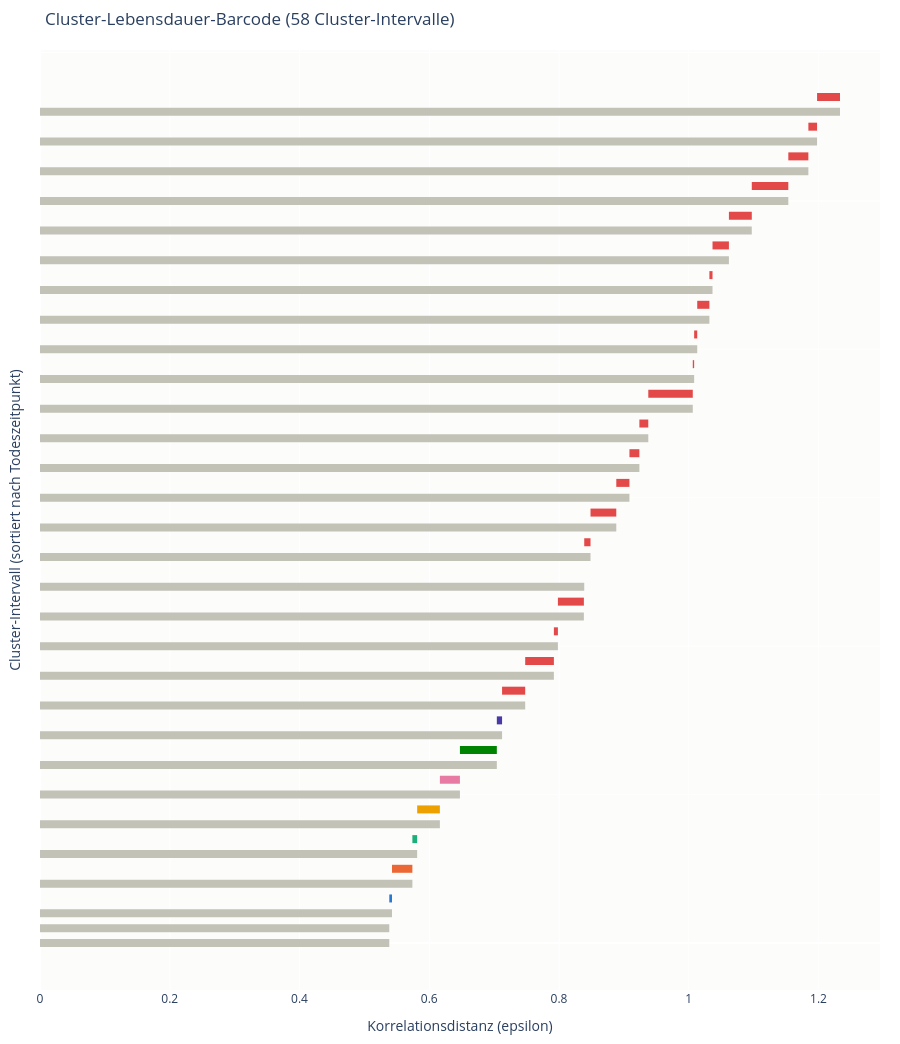

This figure's notebook cell:
### Code cell
# --- Visualisierung 8: H0-Persistenz-Barcode ---
# Ein Balken pro Merge-Event (birth=0 -> death=epsilon). Lange Balken mit vielen
# beteiligten Assets = strukturell stabile Cliquen (hohe Persistenz = robust gegen
# Marktvolatilitaet, siehe PDF "Another important point").
from cloudvisualisation import plot_h0_persistence_barcode

z_linkage = plot_h0_persistence_barcode(dist_matrix, syms)

print(f"\nGroesste Merge-Events")
merge_df = pd.DataFrame(z_linkage, columns=["cluster_1", "cluster_2", "death", "size"])
print(merge_df.sort_values("death", ascending=False).head(5).to_string(index=False))

### Figure 1 — Plotly figure (JSON) as saved in the notebook; plotly's stock layout.template omitted (floating-point values rounded to 4 significant figures)
{"data": [{"hovertemplate": "Birth: 0.0000<br>Death: 0.5384<br>Persistenz: 0.5384<br>Groesse: 1 Assets<br>Assets: BTC<extra></extra>", "line": {"color": "#c3c2b7", "width": 8}, "mode": "lines", "showlegend": false, "type": "scatter", "x": [0, 0.5384], "y": [0, 0]}, {"hovertemplate": "Birth: 0.0000<br>Death: 0.5384<br>Persistenz: 0.5384<br>Groesse: 1 Assets<br>Assets: ETH<extra></extra>", "line": {"color": "#c3c2b7", "width": 8}, "mode": "lines", "showlegend": false, "type": "scatter", "x": [0, 0.5384], "y": [1, 1]}, {"hovertemplate": "Birth: 0.0000<br>Death: 0.5426<br>Persistenz: 0.5426<br>Groesse: 1 Assets<br>Assets: LINK<extra></extra>", "line": {"color": "#c3c2b7", "width": 8}, "mode": "lines", "showlegend": false, "type": "scatter", "x": [0, 0.5426], "y": [2, 2]}, {"hovertemplate": "Birth: 0.5384<br>Death: 0.5426<br>Persistenz: 0.0041<br>Groesse: 2 Assets<br>Assets: BTC, ETH<extra></extra>", "line": {"color": "#2a78d6", "width": 8}, "mode": "lines", "showlegend": false, "type": "scatter", "x": [0.5384, 0.5426], "y": [3, 3]}, {"hovertemplate": "Birth: 0.0000<br>Death: 0.5740<br>Persistenz: 0.5740<br>Groesse: 1 Assets<br>Assets: DOGE<extra></extra>", "line": {"color": "#c3c2b7", "width": 8}, "mode": "lines", "showlegend": false, "type": "scatter", "x": [0, 0.574], "y": [4, 4]}, {"hovertemplate": "Birth: 0.5426<br>Death: 0.5740<br>Persistenz: 0.0314<br>Groesse: 3 Assets<br>Assets: LINK, BTC, ETH<extra></extra>", "line": {"color": "#eb6834", "width": 8}, "mode": "lines", "showlegend": false, "type": "scatter", "x": [0.5426, 0.574], "y": [5, 5]}, {"hovertemplate": "Birth: 0.0000<br>Death: 0.5814<br>Persistenz: 0.5814<br>Groesse: 1 Assets<br>Assets: SOL<extra></extra>", "line": {"color": "#c3c2b7", "width": 8}, "mode": "lines", "showlegend": false, "type": "scatter", "x": [0, 0.5814], "y": [6, 6]}, {"hovertemplate": "Birth: 0.5740<br>Death: 0.5814<br>Persistenz: 0.0074<br>Groesse: 4 Assets<br>Assets: DOGE, LINK, BTC, ETH<extra></extra>", "line": {"color": "#1baf7a", "width": 8}, "mode": "lines", "showlegend": false, "type": "scatter", "x": [0.574, 0.5814], "y": [7, 7]}, {"hovertemplate": "Birth: 0.0000<br>Death: 0.6164<br>Persistenz: 0.6164<br>Groesse: 1 Assets<br>Assets: XRP<extra></extra>", "line": {"color": "#c3c2b7", "width": 8}, "mode": "lines", "showlegend": false, "type": "scatter", "x": [0, 0.6164], "y": [8, 8]}, {"hovertemplate": "Birth: 0.5814<br>Death: 0.6164<br>Persistenz: 0.0350<br>Groesse: 5 Assets<br>Assets: SOL, DOGE, LINK, BTC, ETH<extra></extra>", "line": {"color": "#eda100", "width": 8}, "mode": "lines", "showlegend": false, "type": "scatter", "x": [0.5814, 0.6164], "y": [9, 9]}, {"hovertemplate": "Birth: 0.0000<br>Death: 0.6473<br>Persistenz: 0.6473<br>Groesse: 1 Assets<br>Assets: BNB<extra></extra>", "line": {"color": "#c3c2b7", "width": 8}, "mode": "lines", "showlegend": false, "type": "scatter", "x": [0, 0.6473], "y": [10, 10]}, {"hovertemplate": "Birth: 0.6164<br>Death: 0.6473<br>Persistenz: 0.0309<br>Groesse: 6 Assets<br>Assets: XRP, SOL, DOGE, LINK, BTC, ETH<extra></extra>", "line": {"color": "#e87ba4", "width": 8}, "mode": "lines", "showlegend": false, "type": "scatter", "x": [0.6164, 0.6473], "y": [11, 11]}, {"hovertemplate": "Birth: 0.0000<br>Death: 0.7041<br>Persistenz: 0.7041<br>Groesse: 1 Assets<br>Assets: AVAX<extra></extra>", "line": {"color": "#c3c2b7", "width": 8}, "mode": "lines", "showlegend": false, "type": "scatter", "x": [0, 0.7041], "y": [12, 12]}, {"hovertemplate": "Birth: 0.6473<br>Death: 0.7041<br>Persistenz: 0.0569<br>Groesse: 7 Assets<br>Assets: BNB, XRP, SOL, DOGE, LINK, BTC, ETH<extra></extra>", "line": {"color": "#008300", "width": 8}, "mode": "lines", "showlegend": false, "type": "scatter", "x": [0.6473, 0.7041], "y": [13, 13]}, {"hovertemplate": "Birth: 0.0000<br>Death: 0.7122<br>Persistenz: 0.7122<br>Groesse: 1 Assets<br>Assets: SUI<extra></extra>", "line": {"color": "#c3c2b7", "width": 8}, "mode": "lines", "showlegend": false, "type": "scatter", "x": [0, 0.7122], "y": [14, 14]}, {"hovertemplate": "Birth: 0.7041<br>Death: 0.7122<br>Persistenz: 0.0081<br>Groesse: 8 Assets<br>Assets: AVAX, BNB, XRP, SOL, DOGE, LINK, BTC, ETH<extra></extra>", "line": {"color": "#4a3aa7", "width": 8}, "mode": "lines", "showlegend": false, "type": "scatter", "x": [0.7041, 0.7122], "y": [15, 15]}, {"hovertemplate": "Birth: 0.0000<br>Death: 0.7479<br>Persistenz: 0.7479<br>Groesse: 1 Assets<br>Assets: XLM<extra></extra>", "line": {"color": "#c3c2b7", "width": 8}, "mode": "lines", "showlegend": false, "type": "scatter", "x": [0, 0.7479], "y": [16, 16]}, {"hovertemplate": "Birth: 0.7122<br>Death: 0.7479<br>Persistenz: 0.0357<br>Groesse: 9 Assets<br>Assets: SUI, AVAX, BNB, XRP, SOL, DOGE, LINK, BTC, ETH<extra></extra>", "line": {"color": "#e34948", "width": 8}, "mode": "lines", "showlegend": false, "type": "scatter", "x": [0.7122, 0.7479], "y": [17, 17]}, {"hovertemplate": "Birth: 0.0000<br>Death: 0.7921<br>Persistenz: 0.7921<br>Groesse: 1 Assets<br>Assets: ADA<extra></extra>", "line": {"color": "#c3c2b7", "width": 8}, "mode": "lines", "showlegend": false, "type": "scatter", "x": [0, 0.7921], "y": [18, 18]}, {"hovertemplate": "Birth: 0.7479<br>Death: 0.7921<br>Persistenz: 0.0442<br>Groesse: 10 Assets<br>Assets: XLM, SUI, AVAX, BNB, XRP, SOL, DOGE, LINK, BTC, ETH<extra></extra>", "line": {"color": "#e34948", "width": 8}, "mode": "lines", "showlegend": false, "type": "scatter", "x": [0.7479, 0.7921], "y": [19, 19]}, {"hovertemplate": "Birth: 0.0000<br>Death: 0.7983<br>Persistenz: 0.7983<br>Groesse: 1 Assets<br>Assets: LTC<extra></extra>", "line": {"color": "#c3c2b7", "width": 8}, "mode": "lines", "showlegend": false, "type": "scatter", "x": [0, 0.7983], "y": [20, 20]}, {"hovertemplate": "Birth: 0.7921<br>Death: 0.7983<br>Persistenz: 0.0062<br>Groesse: 11 Assets<br>Assets: ADA, XLM, SUI, AVAX, BNB, XRP, SOL, DOGE, LINK, BTC, ETH<extra></extra>", "line": {"color": "#e34948", "width": 8}, "mode": "lines", "showlegend": false, "type": "scatter", "x": [0.7921, 0.7983], "y": [21, 21]}, {"hovertemplate": "Birth: 0.0000<br>Death: 0.8383<br>Persistenz: 0.8383<br>Groesse: 1 Assets<br>Assets: NEAR<extra></extra>", "line": {"color": "#c3c2b7", "width": 8}, "mode": "lines", "showlegend": false, "type": "scatter", "x": [0, 0.8383], "y": [22, 22]}, {"hovertemplate": "Birth: 0.7983<br>Death: 0.8383<br>Persistenz: 0.0401<br>Groesse: 12 Assets<br>Assets: LTC, ADA, XLM, SUI, AVAX, BNB, XRP, SOL, DOGE, LINK, BTC, ETH<extra></extra>", "line": {"color": "#e34948", "width": 8}, "mode": "lines", "showlegend": false, "type": "scatter", "x": [0.7983, 0.8383], "y": [23, 23]}, {"hovertemplate": "Birth: 0.0000<br>Death: 0.8389<br>Persistenz: 0.8389<br>Groesse: 1 Assets<br>Assets: DOT<extra></extra>", "line": {"color": "#c3c2b7", "width": 8}, "mode": "lines", "showlegend": false, "type": "scatter", "x": [0, 0.8389], "y": [24, 24]}, {"hovertemplate": "Birth: 0.8383<br>Death: 0.8389<br>Persistenz: 0.0005<br>Groesse: 13 Assets<br>Assets: NEAR, LTC, ADA, XLM, SUI, AVAX, BNB, XRP, SOL, DOGE, LINK, BTC...<extra></extra>", "line": {"color": "#e34948", "width": 8}, "mode": "lines", "showlegend": false, "type": "scatter", "x": [0.8383, 0.8389], "y": [25, 25]}, {"hovertemplate": "Birth: 0.0000<br>Death: 0.8486<br>Persistenz: 0.8486<br>Groesse: 1 Assets<br>Assets: TAO<extra></extra>", "line": {"color": "#c3c2b7", "width": 8}, "mode": "lines", "showlegend": false, "type": "scatter", "x": [0, 0.8486], "y": [26, 26]}, {"hovertemplate": "Birth: 0.8389<br>Death: 0.8486<br>Persistenz: 0.0097<br>Groesse: 14 Assets<br>Assets: DOT, NEAR, LTC, ADA, XLM, SUI, AVAX, BNB, XRP, SOL, DOGE, LINK...<extra></extra>", "line": {"color": "#e34948", "width": 8}, "mode": "lines", "showlegend": false, "type": "scatter", "x": [0.8389, 0.8486], "y": [27, 27]}, {"hovertemplate": "Birth: 0.0000<br>Death: 0.8883<br>Persistenz: 0.8883<br>Groesse: 1 Assets<br>Assets: FIL<extra></extra>", "line": {"color": "#c3c2b7", "width": 8}, "mode": "lines", "showlegend": false, "type": "scatter", "x": [0, 0.8883], "y": [28, 28]}, {"hovertemplate": "Birth: 0.8486<br>Death: 0.8883<br>Persistenz: 0.0397<br>Groesse: 15 Assets<br>Assets: TAO, DOT, NEAR, LTC, ADA, XLM, SUI, AVAX, BNB, XRP, SOL, DOGE...<extra></extra>", "line": {"color": "#e34948", "width": 8}, "mode": "lines", "showlegend": false, "type": "scatter", "x": [0.8486, 0.8883], "y": [29, 29]}, {"hovertemplate": "Birth: 0.0000<br>Death: 0.9086<br>Persistenz: 0.9086<br>Groesse: 1 Assets<br>Assets: BCH<extra></extra>", "line": {"color": "#c3c2b7", "width": 8}, "mode": "lines", "showlegend": false, "type": "scatter", "x": [0, 0.9086], "y": [30, 30]}, {"hovertemplate": "Birth: 0.8883<br>Death: 0.9086<br>Persistenz: 0.0203<br>Groesse: 16 Assets<br>Assets: FIL, TAO, DOT, NEAR, LTC, ADA, XLM, SUI, AVAX, BNB, XRP, SOL...<extra></extra>", "line": {"color": "#e34948", "width": 8}, "mode": "lines", "showlegend": false, "type": "scatter", "x": [0.8883, 0.9086], "y": [31, 31]}, {"hovertemplate": "Birth: 0.0000<br>Death: 0.9239<br>Persistenz: 0.9239<br>Groesse: 1 Assets<br>Assets: ZEC<extra></extra>", "line": {"color": "#c3c2b7", "width": 8}, "mode": "lines", "showlegend": false, "type": "scatter", "x": [0, 0.9239], "y": [32, 32]}, {"hovertemplate": "Birth: 0.9086<br>Death: 0.9239<br>Persistenz: 0.0153<br>Groesse: 17 Assets<br>Assets: BCH, FIL, TAO, DOT, NEAR, LTC, ADA, XLM, SUI, AVAX, BNB, XRP...<extra></extra>", "line": {"color": "#e34948", "width": 8}, "mode": "lines", "showlegend": false, "type": "scatter", "x": [0.9086, 0.9239], "y": [33, 33]}, {"hovertemplate": "Birth: 0.0000<br>Death: 0.9376<br>Persistenz: 0.9376<br>Groesse: 1 Assets<br>Assets: UNI<extra></extra>", "line": {"color": "#c3c2b7", "width": 8}, "mode": "lines", "showlegend": false, "type": "scatter", "x": [0, 0.9376], "y": [34, 34]}, {"hovertemplate": "Birth: 0.9239<br>Death: 0.9376<br>Persistenz: 0.0137<br>Groesse: 18 Assets<br>Assets: ZEC, BCH, FIL, TAO, DOT, NEAR, LTC, ADA, XLM, SUI, AVAX, BNB...<extra></extra>", "line": {"color": "#e34948", "width": 8}, "mode": "lines", "showlegend": false, "type": "scatter", "x": [0.9239, 0.9376], "y": [35, 35]}, {"hovertemplate": "Birth: 0.0000<br>Death: 1.0062<br>Persistenz: 1.0062<br>Groesse: 1 Assets<br>Assets: WLD<extra></extra>", "line": {"color": "#c3c2b7", "width": 8}, "mode": "lines", "showlegend": false, "type": "scatter", "x": [0, 1.006], "y": [36, 36]}, {"hovertemplate": "Birth: 0.9376<br>Death: 1.0062<br>Persistenz: 0.0686<br>Groesse: 19 Assets<br>Assets: UNI, ZEC, BCH, FIL, TAO, DOT, NEAR, LTC, ADA, XLM, SUI, AVAX...<extra></extra>", "line": {"color": "#e34948", "width": 8}, "mode": "lines", "showlegend": false, "type": "scatter", "x": [0.9376, 1.006], "y": [37, 37]}, {"hovertemplate": "Birth: 0.0000<br>Death: 1.0083<br>Persistenz: 1.0083<br>Groesse: 1 Assets<br>Assets: ENA<extra></extra>", "line": {"color": "#c3c2b7", "width": 8}, "mode": "lines", "showlegend": false, "type": "scatter", "x": [0, 1.008], "y": [38, 38]}, {"hovertemplate": "Birth: 1.0062<br>Death: 1.0083<br>Persistenz: 0.0021<br>Groesse: 20 Assets<br>Assets: WLD, UNI, ZEC, BCH, FIL, TAO, DOT, NEAR, LTC, ADA, XLM, SUI...<extra></extra>", "line": {"color": "#e34948", "width": 8}, "mode": "lines", "showlegend": false, "type": "scatter", "x": [1.006, 1.008], "y": [39, 39]}, {"hovertemplate": "Birth: 0.0000<br>Death: 1.0130<br>Persistenz: 1.0130<br>Groesse: 1 Assets<br>Assets: AAVE<extra></extra>", "line": {"color": "#c3c2b7", "width": 8}, "mode": "lines", "showlegend": false, "type": "scatter", "x": [0, 1.013], "y": [40, 40]}, {"hovertemplate": "Birth: 1.0083<br>Death: 1.0130<br>Persistenz: 0.0047<br>Groesse: 21 Assets<br>Assets: ENA, WLD, UNI, ZEC, BCH, FIL, TAO, DOT, NEAR, LTC, ADA, XLM...<extra></extra>", "line": {"color": "#e34948", "width": 8}, "mode": "lines", "showlegend": false, "type": "scatter", "x": [1.008, 1.013], "y": [41, 41]}, {"hovertemplate": "Birth: 0.0000<br>Death: 1.0318<br>Persistenz: 1.0318<br>Groesse: 1 Assets<br>Assets: ONDO<extra></extra>", "line": {"color": "#c3c2b7", "width": 8}, "mode": "lines", "showlegend": false, "type": "scatter", "x": [0, 1.032], "y": [42, 42]}, {"hovertemplate": "Birth: 1.0130<br>Death: 1.0318<br>Persistenz: 0.0187<br>Groesse: 22 Assets<br>Assets: AAVE, ENA, WLD, UNI, ZEC, BCH, FIL, TAO, DOT, NEAR, LTC, ADA...<extra></extra>", "line": {"color": "#e34948", "width": 8}, "mode": "lines", "showlegend": false, "type": "scatter", "x": [1.013, 1.032], "y": [43, 43]}, {"hovertemplate": "Birth: 0.0000<br>Death: 1.0366<br>Persistenz: 1.0366<br>Groesse: 1 Assets<br>Assets: INJ<extra></extra>", "line": {"color": "#c3c2b7", "width": 8}, "mode": "lines", "showlegend": false, "type": "scatter", "x": [0, 1.037], "y": [44, 44]}, {"hovertemplate": "Birth: 1.0318<br>Death: 1.0366<br>Persistenz: 0.0048<br>Groesse: 23 Assets<br>Assets: ONDO, AAVE, ENA, WLD, UNI, ZEC, BCH, FIL, TAO, DOT, NEAR, LTC...<extra></extra>", "line": {"color": "#e34948", "width": 8}, "mode": "lines", "showlegend": false, "type": "scatter", "x": [1.032, 1.037], "y": [45, 45]}, {"hovertemplate": "Birth: 0.0000<br>Death: 1.0619<br>Persistenz: 1.0619<br>Groesse: 1 Assets<br>Assets: PEPE<extra></extra>", "line": {"color": "#c3c2b7", "width": 8}, "mode": "lines", "showlegend": false, "type": "scatter", "x": [0, 1.062], "y": [46, 46]}, {"hovertemplate": "Birth: 1.0366<br>Death: 1.0619<br>Persistenz: 0.0253<br>Groesse: 24 Assets<br>Assets: INJ, ONDO, AAVE, ENA, WLD, UNI, ZEC, BCH, FIL, TAO, DOT, NEAR...<extra></extra>", "line": {"color": "#e34948", "width": 8}, "mode": "lines", "showlegend": false, "type": "scatter", "x": [1.037, 1.062], "y": [47, 47]}, {"hovertemplate": "Birth: 0.0000<br>Death: 1.0971<br>Persistenz: 1.0971<br>Groesse: 1 Assets<br>Assets: HBAR<extra></extra>", "line": {"color": "#c3c2b7", "width": 8}, "mode": "lines", "showlegend": false, "type": "scatter", "x": [0, 1.097], "y": [48, 48]}, {"hovertemplate": "Birth: 1.0619<br>Death: 1.0971<br>Persistenz: 0.0353<br>Groesse: 25 Assets<br>Assets: PEPE, INJ, ONDO, AAVE, ENA, WLD, UNI, ZEC, BCH, FIL, TAO, DOT...<extra></extra>", "line": {"color": "#e34948", "width": 8}, "mode": "lines", "showlegend": false, "type": "scatter", "x": [1.062, 1.097], "y": [49, 49]}, {"hovertemplate": "Birth: 0.0000<br>Death: 1.1534<br>Persistenz: 1.1534<br>Groesse: 1 Assets<br>Assets: PUMP<extra></extra>", "line": {"color": "#c3c2b7", "width": 8}, "mode": "lines", "showlegend": false, "type": "scatter", "x": [0, 1.153], "y": [50, 50]}, {"hovertemplate": "Birth: 1.0971<br>Death: 1.1534<br>Persistenz: 0.0563<br>Groesse: 26 Assets<br>Assets: HBAR, PEPE, INJ, ONDO, AAVE, ENA, WLD, UNI, ZEC, BCH, FIL, TAO...<extra></extra>", "line": {"color": "#e34948", "width": 8}, "mode": "lines", "showlegend": false, "type": "scatter", "x": [1.097, 1.153], "y": [51, 51]}, {"hovertemplate": "Birth: 0.0000<br>Death: 1.1843<br>Persistenz: 1.1843<br>Groesse: 1 Assets<br>Assets: GRAM<extra></extra>", "line": {"color": "#c3c2b7", "width": 8}, "mode": "lines", "showlegend": false, "type": "scatter", "x": [0, 1.184], "y": [52, 52]}, {"hovertemplate": "Birth: 1.1534<br>Death: 1.1843<br>Persistenz: 0.0309<br>Groesse: 27 Assets<br>Assets: PUMP, HBAR, PEPE, INJ, ONDO, AAVE, ENA, WLD, UNI, ZEC, BCH, FIL...<extra></extra>", "line": {"color": "#e34948", "width": 8}, "mode": "lines", "showlegend": false, "type": "scatter", "x": [1.153, 1.184], "y": [53, 53]}, {"hovertemplate": "Birth: 0.0000<br>Death: 1.1978<br>Persistenz: 1.1978<br>Groesse: 1 Assets<br>Assets: ASTER<extra></extra>", "line": {"color": "#c3c2b7", "width": 8}, "mode": "lines", "showlegend": false, "type": "scatter", "x": [0, 1.198], "y": [54, 54]}, {"hovertemplate": "Birth: 1.1843<br>Death: 1.1978<br>Persistenz: 0.0134<br>Groesse: 28 Assets<br>Assets: GRAM, PUMP, HBAR, PEPE, INJ, ONDO, AAVE, ENA, WLD, UNI, ZEC, BCH...<extra></extra>", "line": {"color": "#e34948", "width": 8}, "mode": "lines", "showlegend": false, "type": "scatter", "x": [1.184, 1.198], "y": [55, 55]}, {"hovertemplate": "Birth: 0.0000<br>Death: 1.2331<br>Persistenz: 1.2331<br>Groesse: 1 Assets<br>Assets: TRX<extra></extra>", "line": {"color": "#c3c2b7", "width": 8}, "mode": "lines", "showlegend": false, "type": "scatter", "x": [0, 1.233], "y": [56, 56]}, {"hovertemplate": "Birth: 1.1978<br>Death: 1.2331<br>Persistenz: 0.0354<br>Groesse: 29 Assets<br>Assets: ASTER, GRAM, PUMP, HBAR, PEPE, INJ, ONDO, AAVE, ENA, WLD, UNI, ZEC...<extra></extra>", "line": {"color": "#e34948", "width": 8}, "mode": "lines", "showlegend": false, "type": "scatter", "x": [1.198, 1.233], "y": [57, 57]}], "layout": {"height": 1044, "margin": {"b": 40, "l": 40, "r": 20, "t": 50}, "plot_bgcolor": "#fcfcfb", "title": {"text": "Cluster-Lebensdauer-Barcode (58 Cluster-Intervalle)"}, "xaxis": {"range": [0, 1.295], "title": {"text": "Korrelationsdistanz (epsilon)"}}, "yaxis": {"showticklabels": false, "title": {"text": "Cluster-Intervall (sortiert nach Todeszeitpunkt)"}}}}
